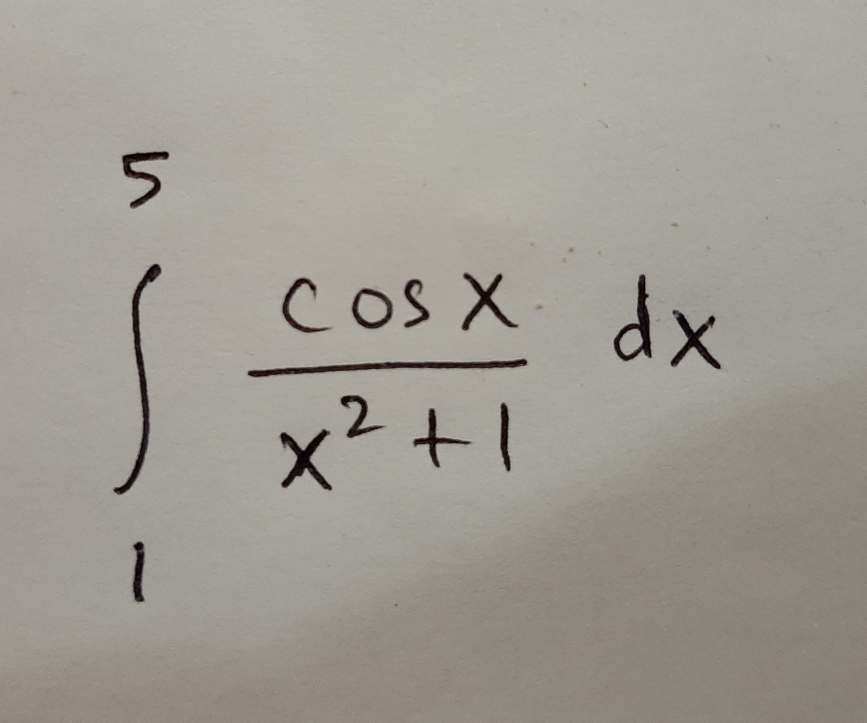
#> input picture segmentation/int_img4.jpg, 2600 x 2168 px (shown at 1/3 size)
$ python segmentation2.py
#> lines starting #> are read from the running program, lines starting #| are printed output that depends on the picture; after the words box and inside, x2 and y2 are one past the last pixel; in counts of white or black regions, pixels touching at a corner belong together
import cv2 as cv
import os
import numpy as np
import matplotlib.pyplot as plt
import random as rnd

def thresh_callback(val):
    threshold = val

    #canny_img = cv.Canny(img_gray, threshold, threshold*2)
    canny_img = img_gray
    ##note:- replaced canny with simple gray
    ##canny causes too much clutter and forms repeated contours

    contours, _ = cv.findContours(canny_img, cv.RETR_TREE, cv.CHAIN_APPROX_SIMPLE)

    contours_poly = [None]*len(contours)
    bound_rect = [None]*len(contours)

    for i, c in enumerate(contours):
        contours_poly[i] = cv.approxPolyDP(c, 3, True)
        #contours_poly[i] = contours[i]
        bound_rect[i] = cv.boundingRect(contours_poly[i])

    contours_poly_new, bound_rect_new, contours_poly_rep = rect_filter(contours_poly, bound_rect)
    drawing = np.zeros((canny_img.shape[0], canny_img.shape[1], 3), dtype = np.uint8)

    for i in range(len(contours_poly_new)):
        cv.drawContours(drawing, contours_poly_new, i, (255, 255, 255))
        cv.rectangle(drawing, (bound_rect_new[i][0], bound_rect_new[i][1]), ((bound_rect_new[i][0] + bound_rect_new[i][2]), (bound_rect_new[i][1] + bound_rect_new[i][3])), (0, 0, 255), 2)

    for j in range(len(contours_poly_rep)):
        cv.drawContours(drawing, contours_poly_rep, j, (255, 255, 255))

    cv.imshow('Contours', drawing)

# [19 lines left out: functions intersection, union, iou, not called in this run]

def rect_filter(contours_poly, bound_rect):
    contours_poly_new = []
    bound_rect_new = []
    contours_poly_rep = []
    bound_rect_rep = []

    blank = np.zeros((650, 650, 3))

    for i in range(len(contours_poly)):
        cont1 = contours_poly[i]
        rect1 = bound_rect[i]
        for j in range(len(contours_poly)):
            if i==j:
                continue

            cont2 = contours_poly[j]
            rect2 = bound_rect[j]

            img1 = cv.drawContours(blank.copy(), contours_poly, i, 1)
            img2 = cv.drawContours(blank.copy(), contours_poly, j, 1)

            img = np.logical_and(img1, img2)

            if img.any() != 0:
                x1, y1, w1, h1 = rect1[0], rect1[1], rect1[2], rect1[3]
                x2, y2, w2, h2 = rect2[0], rect2[1], rect2[2], rect2[3]

                if w1*h1 > w2*h2:
                    contours_poly_rep.append(contours_poly[j])
                    bound_rect_rep.append(bound_rect[j])

    for k in range(len(contours_poly)):
        repeat = False
        for l in range(len(contours_poly_rep)):
            if bound_rect[k] == bound_rect_rep[l]:
                repeat = True

        if not repeat:
            contours_poly_new.append(contours_poly[k])
            bound_rect_new.append(bound_rect[k])

    return contours_poly_new, bound_rect_new, contours_poly_rep


IMG_PATH = os.path.join(os.path.dirname(__file__), "int_img4.jpg")
kernel = np.ones((3,3), np.uint8)

img = cv.imread(IMG_PATH)
#> img is the input picture: shape (2168, 2600, 3); mean B, G, R 148.5, 155.8, 160.1
img = cv.resize(img, (650, 650), interpolation = cv.INTER_CUBIC)
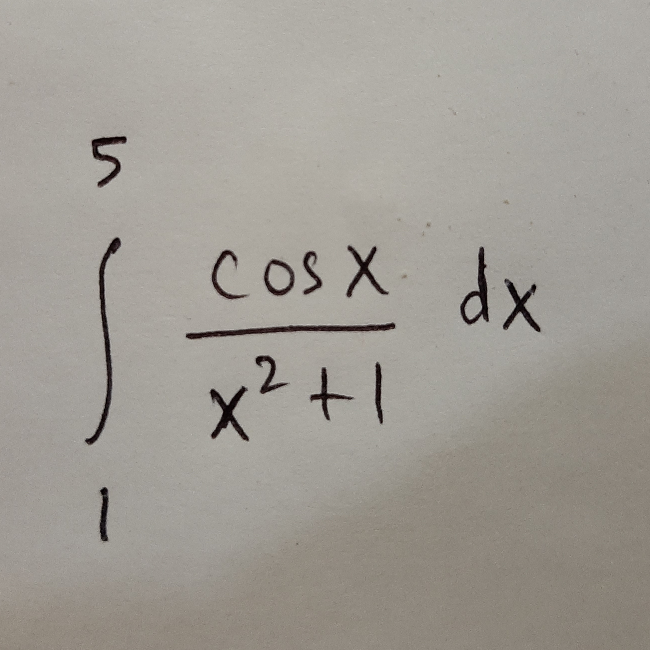
#> img: shape (650, 650, 3); mean B, G, R 148.5, 155.8, 160.1
img_gray = cv.cvtColor(img, cv.COLOR_BGR2GRAY)

_, img_gray = cv.threshold(img_gray, 90, 255, cv.THRESH_BINARY_INV)
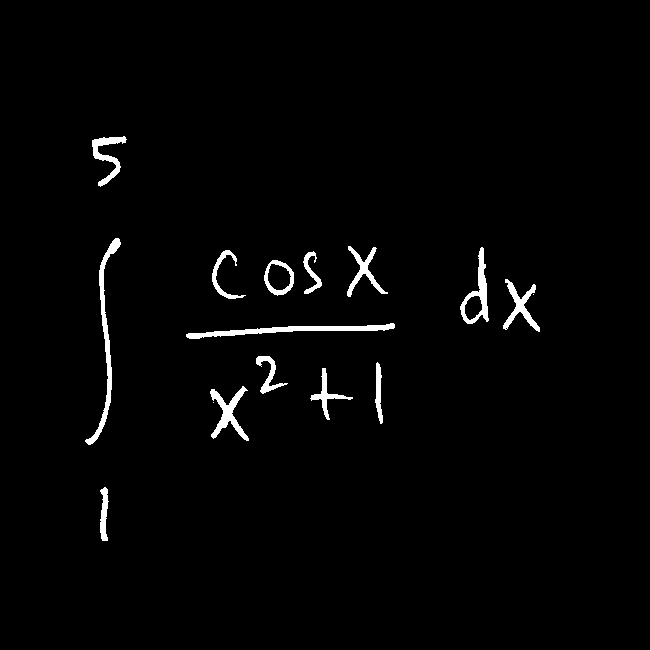
#> img_gray: shape (650, 650); 1.8% white; 16 white regions (2 under 20 px)
img_gray = cv.blur(img_gray, (3,3))


img_gray = cv.dilate(img_gray, kernel, iterations = 1)
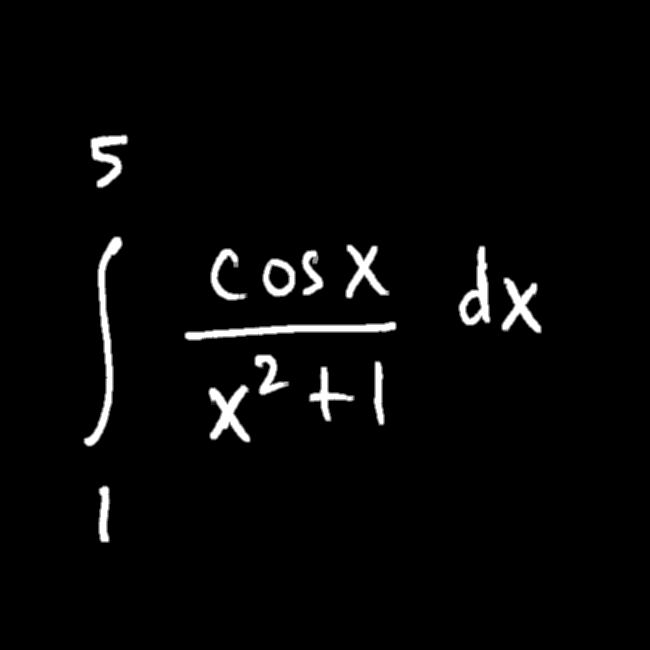
#> img_gray: shape (650, 650); min 0, max 255, mean 6.9
cv.imshow('gray', img_gray)

cv.namedWindow('Source')
cv.imshow('Source', img)


def_thresh = 100
max_thresh = 255
cv.createTrackbar('Threshold', 'Source', def_thresh, max_thresh, thresh_callback)
thresh_callback(def_thresh)
#> in thresh_callback, `contours, _ = cv.findContours(canny_img, cv.RETR_TREE, cv.CHAIN_APPROX..`: contours = 18 contours, 2 with area under 20; largest, box (x1, y1, x2, y2) and area: (83, 236, 123, 447) 1933, (184, 321, 397, 341) 1796, (458, 245, 491, 326) 1389, (208, 384, 251, 443) 1270, (501, 277, 542, 334) 1108
#> in thresh_callback, `contours_poly = [None]*len(contours)`: contours_poly = 18 items
#> the loop in thresh_callback, `for i, c in enumerate(contours):` made 18 passes
#> c on pass 6: [[272, 382], [273, 381], [274, 382], [273, 383]]
#> after the loop in thresh_callback, `for i, c in enumerate(contours):`: bound_rect = 18 items, first 6: (98, 485, 12, 58), (209, 384, 42, 59), (308, 366, 47, 56), (373, 360, 11, 66), (254, 354, 36, 42), (272, 382, 1, 1); contours_poly = 18 contours, 2 with area under 20; largest, box (x1, y1, x2, y2) and area: (83, 236, 123, 447) 1943, (184, 322, 397, 339) 1566, (458, 245, 491, 326) 1290, (209, 384, 251, 443) 1236, (501, 277, 542, 334) 1090
#> the loop in rect_filter, `for i in range(len(contours_poly)):` made 18 passes
#> after the loop in rect_filter, `for i in range(len(contours_poly)):`:
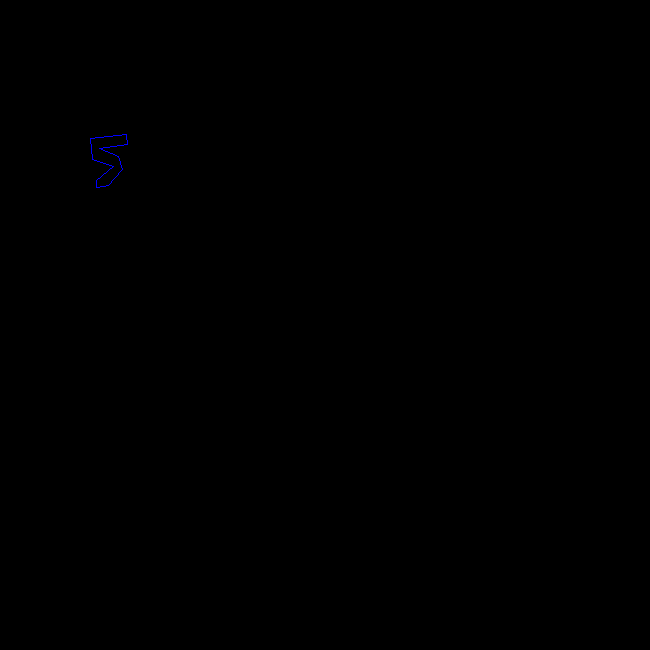
#> img1: shape (650, 650, 3) float64; mean of channels 0, 1, 2 0.000471, 0, 0; drawn as B, G, R
#> after the loop in rect_filter, `for i in range(len(contours_poly)):`: bound_rect_rep = [(311, 259, 1, 7)]; contours_poly_rep = [[[311, 259], [311, 265]]]
#> the loop in rect_filter, `for k in range(len(contours_poly)):` made 18 passes
#> after the loop in rect_filter, `for k in range(len(contours_poly)):`: bound_rect_new = 17 items, first 6: (98, 485, 12, 58), (209, 384, 42, 59), (308, 366, 47, 56), (373, 360, 11, 66), (254, 354, 36, 42), (272, 382, 1, 1); contours_poly_new = 17 contours, 1 with area under 20; largest, box (x1, y1, x2, y2) and area: (83, 236, 123, 447) 1943, (184, 322, 397, 339) 1566, (458, 245, 491, 326) 1290, (209, 384, 251, 443) 1236, (501, 277, 542, 334) 1090
#> in thresh_callback, `contours_poly_new, bound_rect_new, contours_poly_rep = rect_filter(con..`: contours_poly_rep = [[[311, 259], [311, 265]]]
#> the loop in thresh_callback, `for i in range(len(contours_poly_new)):` made 17 passes
#> after the loop in thresh_callback, `for i in range(len(contours_poly_new)):`:
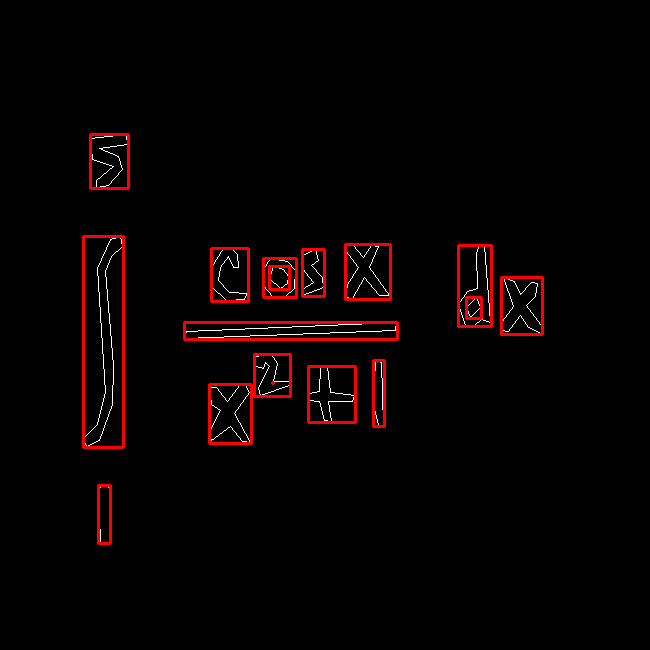
#> drawing: shape (650, 650, 3); mean of channels 0, 1, 2 1.4, 1.4, 7.2; drawn as B, G, R
#> the loop in thresh_callback, `for j in range(len(contours_poly_rep)):` made 1 pass

cv.waitKey()

$ run again, with segmentation/int_img2.jpg copied over segmentation/int_img4.jpg
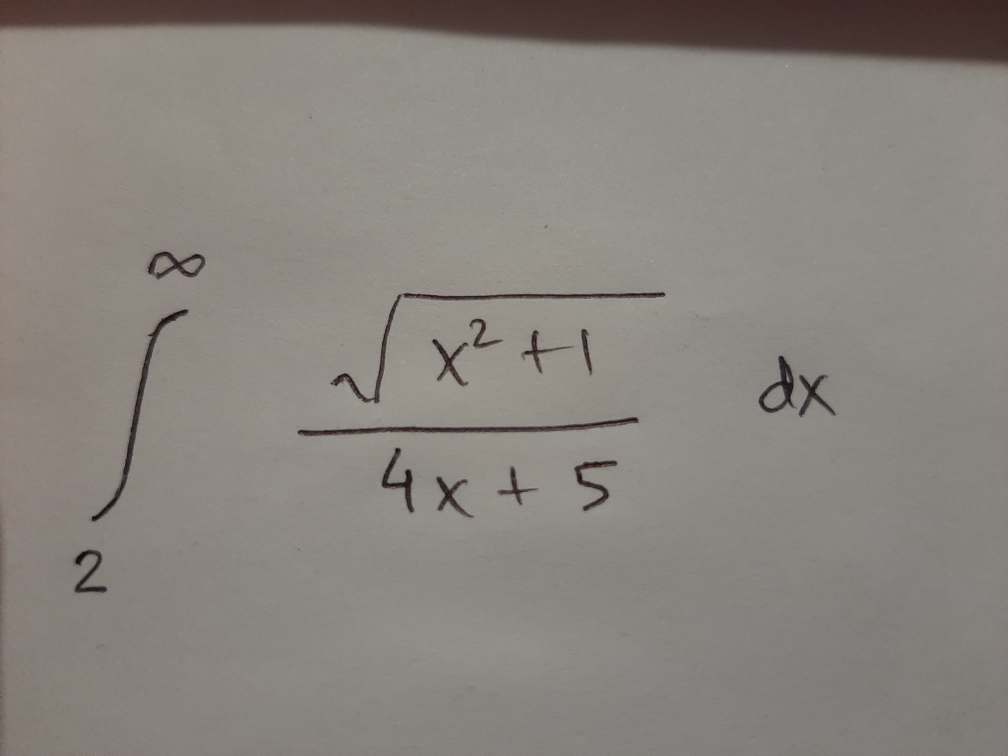
#> input picture segmentation/int_img2.jpg, 4032 x 3024 px (shown at 1/4 size)
#> img is the input picture: shape (3024, 4032, 3); mean B, G, R 125.7, 131.5, 136.4
#> img: shape (650, 650, 3)
#> contours = 24 contours, 6 with area under 20; largest, box (x1, y1, x2, y2) and area: (0, 0, 650, 57) 22326, (211, 249, 431, 349) 2071, (190, 357, 414, 377) 1716, (57, 264, 123, 450) 1546, (487, 304, 541, 361) 1518
#> in thresh_callback, `contours_poly = [None]*len(contours)`: contours_poly = 24 items
#> the loop in thresh_callback, `for i, c in enumerate(contours):` made 24 passes
#> c on passes 1, 2, 3, 4, 6, 23: [[0, 596], [0, 600], [2, 600], [2, 596]], [[0, 587], [0, 592], [2, 592], [2, 587]], [[0, 517], [0, 521], [2, 521], [2, 517]], [[0, 484], [0, 488], [2, 488], [2, 484]], [[0, 459], [0, 463], [2, 463], [2, 459]], [[350, 192], [350, 196], [354, 196], [354, 192]]
#> after the loop in thresh_callback, `for i, c in enumerate(contours):`: bound_rect = 24 items, first 6: (0, 596, 3, 5), (0, 587, 3, 6), (0, 517, 3, 5), (0, 484, 3, 5), (46, 472, 25, 40), (0, 459, 3, 5); contours_poly = 24 contours, 7 with area under 20; largest, box (x1, y1, x2, y2) and area: (0, 0, 650, 57) 22523, (211, 250, 431, 348) 1890, (57, 264, 123, 450) 1527, (190, 359, 414, 375) 1446, (488, 304, 541, 361) 1420
#> the loop in rect_filter, `for i in range(len(contours_poly)):` made 24 passes
#> rect1 on passes 5, 7, 8, 9, 10, 11, 12, 15: (46, 472, 25, 40), (280, 408, 27, 39), (319, 400, 29, 36), (369, 394, 30, 47), (244, 383, 25, 59), (190, 359, 224, 16), (488, 304, 53, 57), (335, 282, 34, 40)
#> after the loop in rect_filter, `for i in range(len(contours_poly)):`:
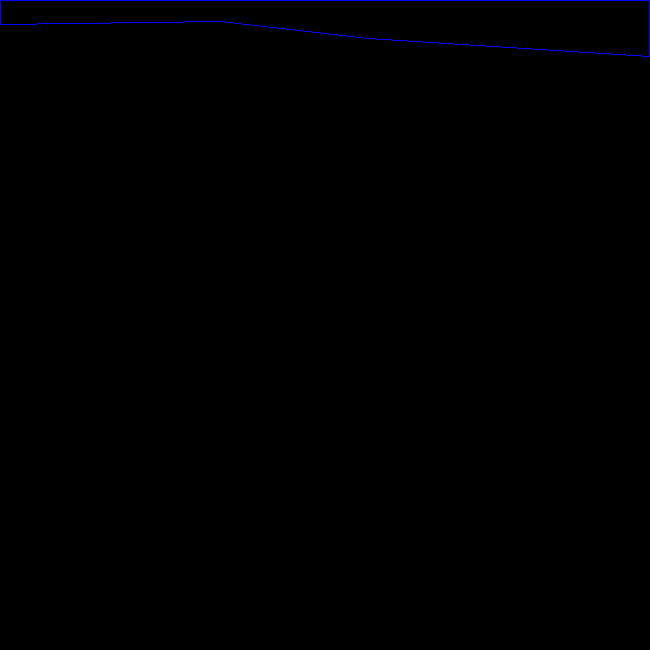
#> img1: shape (650, 650, 3) float64; mean of channels 0, 1, 2 0.00326, 0, 0; drawn as B, G, R
#> after the loop in rect_filter, `for i in range(len(contours_poly)):`: bound_rect_rep = []
#> the loop in rect_filter, `for k in range(len(contours_poly)):` made 24 passes
#> after the loop in rect_filter, `for k in range(len(contours_poly)):`: bound_rect_new has the same summary as bound_rect in thresh_callback; contours_poly_new has the same summary as contours_poly in thresh_callback
#> in thresh_callback, `contours_poly_new, bound_rect_new, contours_poly_rep = rect_filter(con..`: contours_poly_new has the same summary as contours_poly; bound_rect_new has the same summary as bound_rect
#> the loop in thresh_callback, `for i in range(len(contours_poly_new)):` made 24 passes
#> after the loop in thresh_callback, `for i in range(len(contours_poly_new)):`:
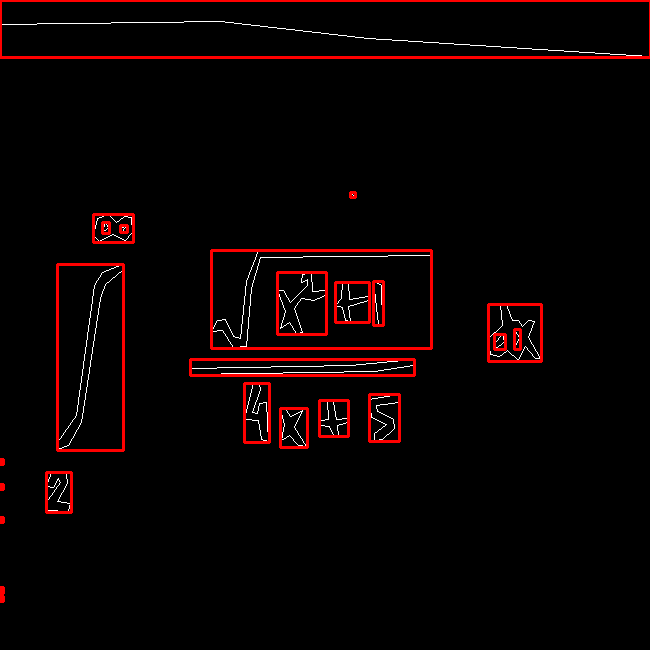
#> drawing: shape (650, 650, 3); mean of channels 0, 1, 2 1.8, 1.8, 10; drawn as B, G, R

$ run again, with segmentation/int_img3.jpg copied over segmentation/int_img4.jpg
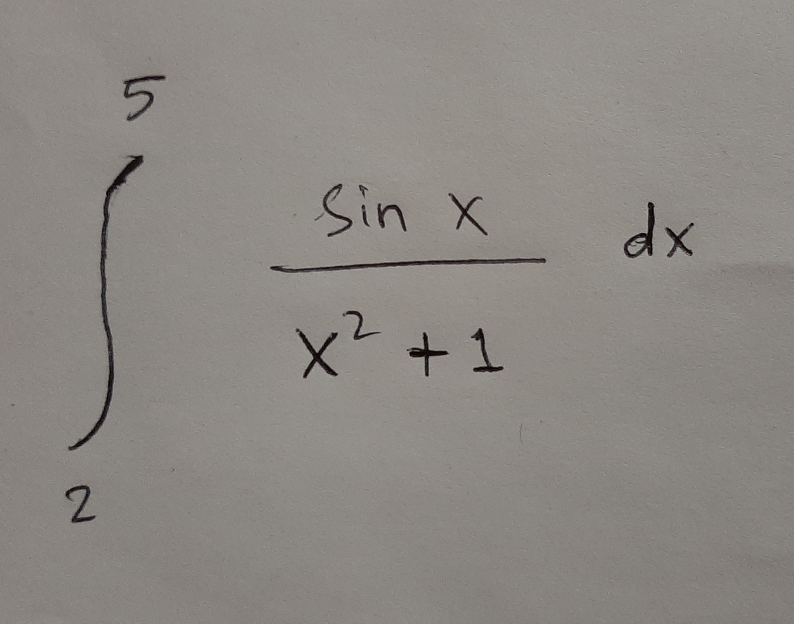
#> input picture segmentation/int_img3.jpg, 2381 x 1870 px (shown at 1/3 size)
#> img is the input picture: shape (1870, 2381, 3); mean B, G, R 131.3, 136.3, 140.2
#> `img = cv.resize(img, (650, 650), interpolation = cv.INTER_CUBIC)`:
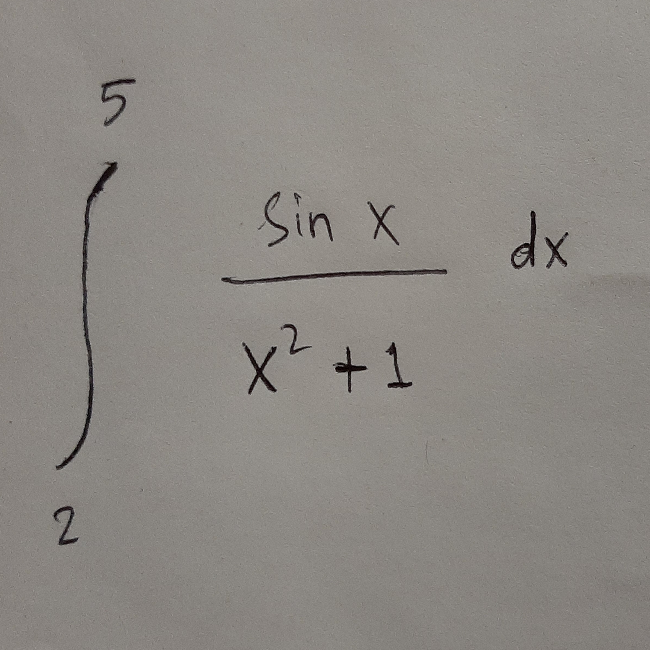
#> img: shape (650, 650, 3); mean B, G, R 131.3, 136.3, 140.2
#> contours = 18 contours, 3 with area under 20; largest, box (x1, y1, x2, y2) and area: (54, 160, 120, 472) 2790, (219, 267, 449, 286) 1734, (240, 340, 279, 397) 946, (509, 209, 538, 271) 914, (99, 76, 138, 128) 865
#> in thresh_callback, `contours_poly = [None]*len(contours)`: contours_poly = 18 items
#> the loop in thresh_callback, `for i, c in enumerate(contours):` made 18 passes
#> c on passes 2, 13: [[140, 488], [140, 492], [144, 492], [144, 488]], [[522, 256], [523, 255], [524, 256], [523, 257]]
#> after the loop in thresh_callback, `for i, c in enumerate(contours):`: bound_rect = 18 items, first 6: (51, 504, 29, 43), (140, 488, 5, 5), (331, 345, 38, 50), (383, 340, 31, 50), (240, 340, 39, 57), (279, 323, 35, 33); contours_poly = 18 contours, 3 with area under 20; largest, box (x1, y1, x2, y2) and area: (54, 160, 120, 472) 2740, (219, 268, 449, 286) 1588, (240, 340, 279, 397) 924, (100, 77, 137, 128) 797, (509, 209, 536, 271) 753
#> the loop in rect_filter, `for i in range(len(contours_poly)):` made 18 passes
#> rect1 on passes 1, 3, 4, 5, 6, 7, 8, 10: (51, 504, 29, 43), (331, 345, 38, 50), (383, 340, 31, 50), (240, 340, 39, 57), (279, 323, 35, 33), (219, 268, 230, 18), (542, 230, 29, 41), (308, 210, 27, 33)
#> after the loop in rect_filter, `for i in range(len(contours_poly)):`: bound_rect_rep = []
#> the loop in rect_filter, `for k in range(len(contours_poly)):` made 18 passes
#> after the loop in rect_filter, `for k in range(len(contours_poly)):`: bound_rect_new has the same summary as bound_rect in thresh_callback; contours_poly_new has the same summary as contours_poly in thresh_callback
#> in thresh_callback, `contours_poly_new, bound_rect_new, contours_poly_rep = rect_filter(con..`: contours_poly_new has the same summary as contours_poly; bound_rect_new has the same summary as bound_rect
#> the loop in thresh_callback, `for i in range(len(contours_poly_new)):` made 18 passes
#> after the loop in thresh_callback, `for i in range(len(contours_poly_new)):`:
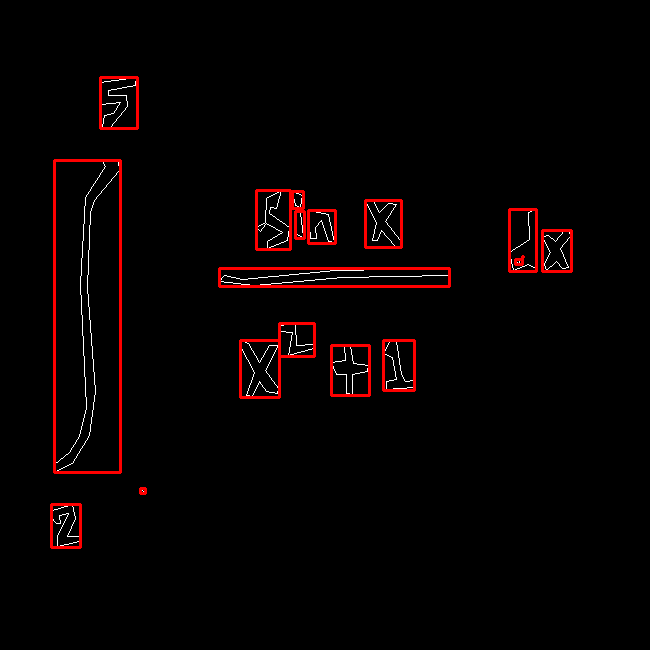
#> drawing: shape (650, 650, 3); mean of channels 0, 1, 2 1.5, 1.5, 7.2; drawn as B, G, R
